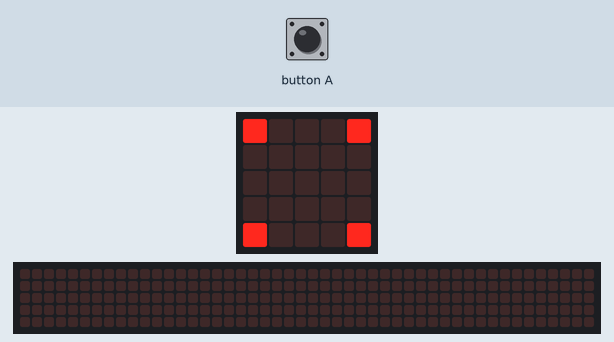
Simulated run of this program. Board: BBC micro:bit (MakeCode). On the bench: the board's 5×5 LED display, a strip that is not on the board, showing the scrolling text unrolled. Inputs (shaded band) come from the test bench. The 48×5 strip is a reading aid, not a part: it shows the text the display is scrolling, unrolled, one strip-width of it at a time.

Above: at 1.7 s.
3.7 s: button A pressed for 0.15 s
At 6.32 s:
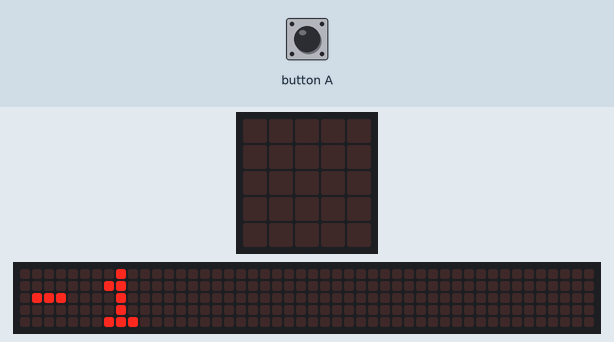
At 17.7 s:
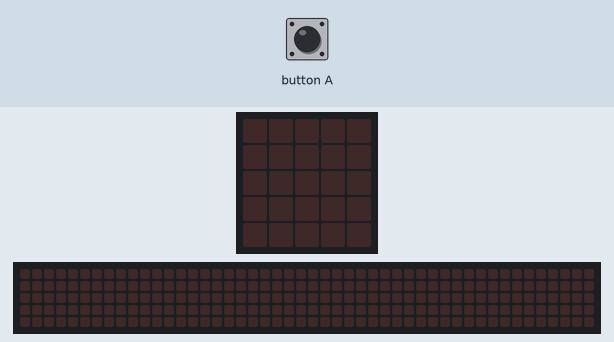

Measured:
- after the input at 3.7 s, the display: changes after 0.15 s (image 1)
- what the display in image 0 shows lasts 0.4 s, from 1.6 s to 2.0 s

The program:

main.ts
```typescript
input.onButtonPressed(Button.A, function () {
    basic.showNumber(WHEN_0 - 1)
    basic.showNumber(WHEN_0 - 2)
    basic.showNumber(WHEN_0 - 3)
    basic.showNumber(WHEN_0 - 4)
    basic.showNumber(WHEN_0 - 5)
})
let WHEN_0 = 0
if (WHEN_0 == 0) {
    basic.showLeds(`
        . . . . .
        . . . . .
        . . # . .
        . . . . .
        . . . . .
        `)
    basic.showLeds(`
        . . . . .
        . . # . .
        . # . # .
        . . # . .
        . . . . .
        `)
    basic.showLeds(`
        . . # . .
        . # . # .
        # . . . #
        . # . # .
        . . # . .
        `)
    basic.showLeds(`
        . # . # .
        # . . . #
        . . . . .
        # . . . #
        . # . # .
        `)
    basic.showLeds(`
        # . . . #
        . . . . .
        . . . . .
        . . . . .
        # . . . #
        `)
    basic.showLeds(`
        . . . . .
        . . . . .
        . . . . .
        . . . . .
        . . . . .
        `)
}
```

test.ts
```typescript
// 在這裡測試；當此封包作為擴充功能時，將不會編譯此內容。
```
